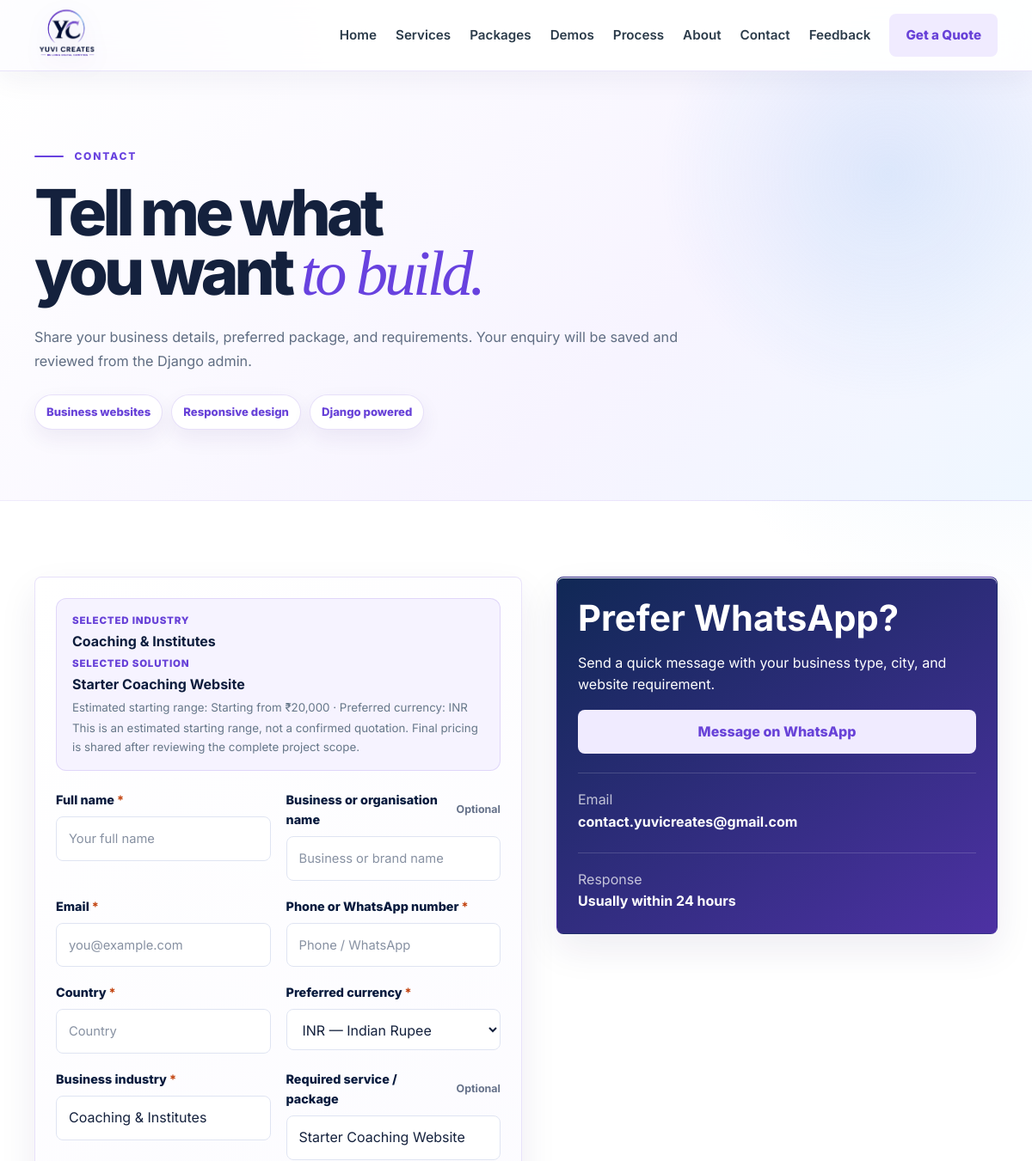
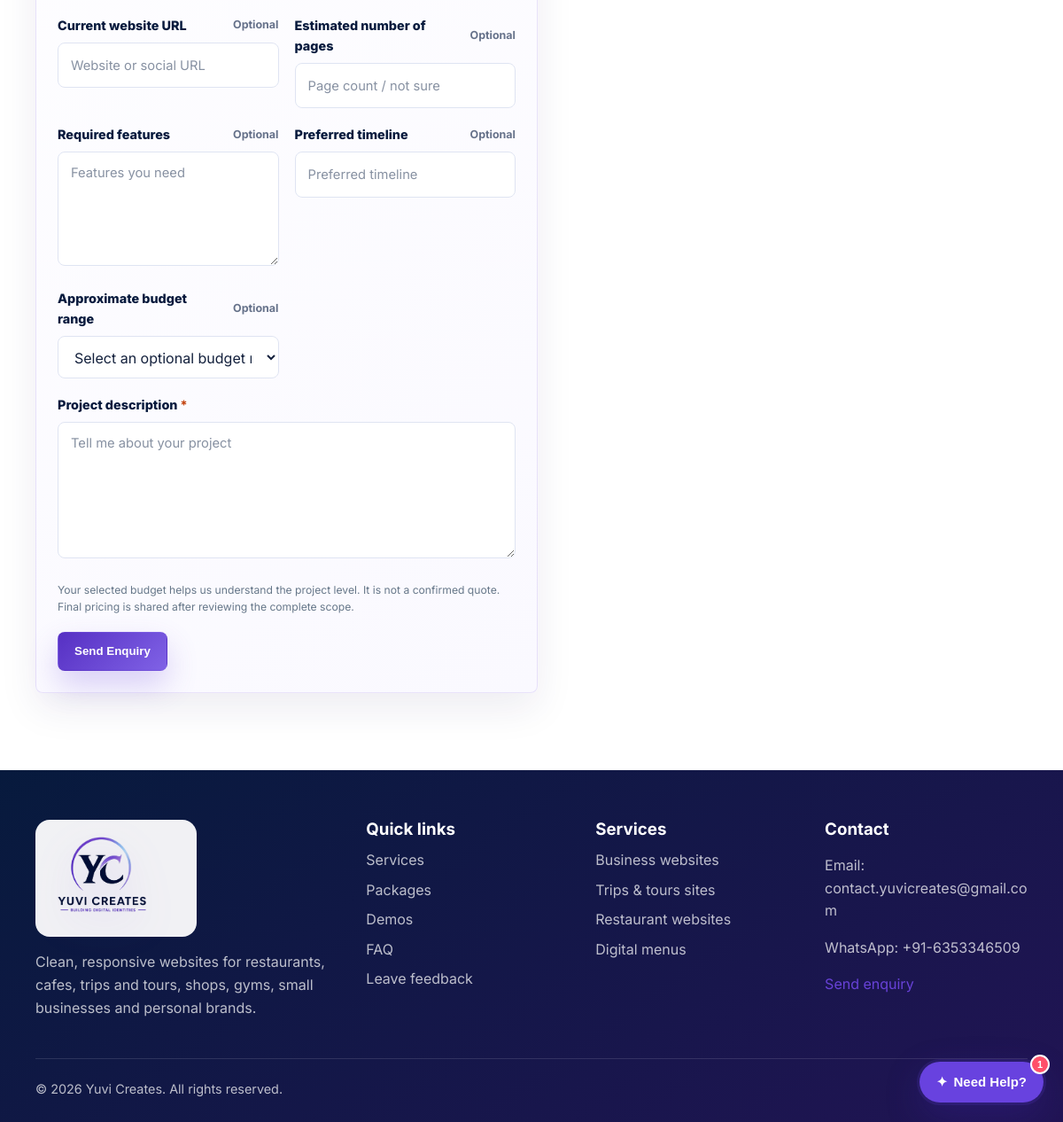
Screenshot of /contact/?package=39&industry=coaching-institute&market=IN with the database file from the repository (2 pictures, top to bottom).
### core/models.py (models this page shows, shortened)
class Industry(models.Model):
    title = models.CharField(max_length=120)
    slug = models.SlugField(max_length=120, unique=True)
    icon = models.CharField(max_length=12, blank=True)
    badge = models.CharField(max_length=40, blank=True)
    short_description = models.CharField(max_length=220)
    eyebrow = models.CharField(max_length=120)
    hero_heading = models.CharField(max_length=220)
    hero_text = models.TextField()
    accent = models.CharField(max_length=20, default="#6842d8")
    hero_image = models.ImageField(upload_to="industries/", blank=True)
    packages = models.ManyToManyField(Package, blank=True, related_name="industries")
    demos = models.ManyToManyField(PortfolioProject, blank=True, related_name="industries")
    faq = models.TextField(blank=True, help_text="One question and answer per line, separated with |")
    is_active = models.BooleanField(default=True)
    order = models.PositiveSmallIntegerField(default=0)
    class Meta:
        ordering = ["order", "title"]
        verbose_name_plural = "Industries"

class Package(models.Model):
    class PublicPricingType(models.TextChoices):
        CUSTOM_QUOTE = "CUSTOM_QUOTE", "Custom Quote"
        TAILORED = "TAILORED", "Tailored Pricing"
        SCOPE_BASED = "SCOPE_BASED", "Scope-Based Pricing"
        STARTING_ON_REQUEST = "STARTING_ON_REQUEST", "Starting price available on request"
    title = models.CharField(max_length=160)
    category = models.CharField(max_length=120, blank=True)
    price = models.CharField(max_length=80)
    short_description = models.TextField()
    included_features = models.TextField(help_text="One feature per line.")
    scope_limits = models.TextField(blank=True, help_text="One scope limit per line.")
    summary = models.TextField(blank=True)
    is_featured = models.BooleanField(default=False)
    public_pricing_type = models.CharField(
        max_length=30,
        choices=PublicPricingType.choices,
        default=PublicPricingType.CUSTOM_QUOTE,
        help_text="Public label only. Internal INR pricing remains in the Price field.",
    )
    order = models.PositiveIntegerField(default=0)
    class Meta:
        ordering = ["order", "title"]

class PackageMarketPrice(models.Model):
    class Market(models.TextChoices):
        INDIA = "IN", "India — INR"
        US_INTERNATIONAL = "US_INTL", "United States / International — USD"
        UNITED_KINGDOM = "UK", "United Kingdom — GBP"
        AUSTRALIA = "AU", "Australia — AUD"
        CANADA = "CA", "Canada — CAD"
    class PricingMode(models.TextChoices):
        RANGE = "RANGE", "Price range"
        STARTING_FROM = "STARTING_FROM", "Starting from"
    package = models.ForeignKey(Package, on_delete=models.CASCADE, related_name="market_prices")
    market_code = models.CharField(max_length=12, choices=Market.choices)
    currency_code = models.CharField(max_length=3)
    currency_symbol = models.CharField(max_length=4)
    min_price = models.DecimalField(max_digits=12, decimal_places=0)
    max_price = models.DecimalField(max_digits=12, decimal_places=0, blank=True, null=True)
    pricing_mode = models.CharField(max_length=20, choices=PricingMode.choices, default=PricingMode.RANGE)
    is_active = models.BooleanField(default=True)
    display_order = models.PositiveSmallIntegerField(default=0)
    class Meta:
        ordering = ["display_order", "market_code"]
        constraints = [models.UniqueConstraint(fields=["package", "market_code"], name="unique_package_market_price")]
    def _format_amount(self, amount):
        value = f"{amount:.0f}"
        if self.currency_code != "INR" or len(value) <= 3:
            return f"{int(value):,}"
        tail = value[-3:]
        head = value[:-3]
        groups = []
        while head:
            groups.insert(0, head[-2:])
            head = head[:-2]
        return f"{','.join(groups)},{tail}"
    @property
    def public_label(self):
        minimum = f"{self.currency_symbol}{self._format_amount(self.min_price)}"
        suffix = f" {self.currency_code}" if self.currency_code != "INR" else ""
        if self.pricing_mode == self.PricingMode.STARTING_FROM or not self.max_price:
            return f"Starting from {minimum}{suffix}"
        maximum = f"{self.currency_symbol}{self._format_amount(self.max_price)}"
        return f"{minimum} – {maximum}{suffix}"

### core/views.py (the view)
# urls.py: path("contact/", views.contact, name="contact"),
def contact(request):
    ensure_default_content()
    selected_package = Package.objects.filter(pk=request.GET.get("package")).first() if request.GET.get("package") else None
    selected_industry = Industry.objects.filter(slug=request.GET.get("industry", ""), is_active=True).first()
    if selected_package and selected_industry and not selected_industry.packages.filter(pk=selected_package.pk).exists():
        selected_industry = None
    valid_markets = {value for value, label in PackageMarketPrice.Market.choices}
    selected_market = request.GET.get("market", PackageMarketPrice.Market.INDIA)
    if selected_market not in valid_markets:
        selected_market = PackageMarketPrice.Market.INDIA
    selected_market_price = None
    if selected_package:
        selected_market_price = selected_package.market_prices.filter(market_code=selected_market, is_active=True).first()
        if not selected_market_price:
            selected_market = PackageMarketPrice.Market.INDIA
            selected_market_price = selected_package.market_prices.filter(market_code=selected_market, is_active=True).first()
    if request.method == "POST":
        form = EnquiryForm(request.POST)
        if form.is_valid():
            enquiry = form.save(commit=False)
            if selected_package:
                enquiry.package_interested_in = selected_package.title
                enquiry.selected_market = selected_market
                enquiry.displayed_price_context = selected_market_price.public_label if selected_market_price else ""
                if selected_market_price:
                    enquiry.preferred_currency = selected_market_price.currency_code
            enquiry.save()
            messages.success(request, "Your enquiry has been sent. I will reply shortly on WhatsApp/email.")
            return redirect("contact")
    else:
        initial = {"package_interested_in": selected_package.title} if selected_package else {}
        if selected_industry:
            initial["business_type"] = selected_industry.title
        requested_service = request.GET.get("service", "").strip()
        enquiry_source = request.GET.get("source", "").strip()
        if requested_service and not selected_package:
            initial["package_interested_in"] = requested_service
            initial["business_type"] = requested_service
        if enquiry_source:
            initial["message"] = f"Enquiry source: {enquiry_source}"
        if selected_market_price:
            initial["preferred_currency"] = selected_market_price.currency_code
        form = EnquiryForm(initial=initial)
    return render(request, "contact.html", {"form": form, "selected_package": selected_package, "selected_industry": selected_industry, "selected_market": selected_market, "selected_market_price": selected_market_price})

### templates/contact.html (shortened to what this page needs)
{% extends "base.html" %}
{% load static %}
{% block body_class %}page-contact{% endblock %}
{% block extra_head %}<link rel="stylesheet" href="{% static 'css/pages/contact.css' %}">{% endblock %}
{% block content %}
<section class="page-hero section">
    <div class="container narrow">
        <p class="eyebrow">Contact</p>
        <h1>Tell me what you want <em>to build.</em></h1>
        <p class="lead">Share your business details, preferred package, and requirements. Your enquiry will be saved and reviewed from the Django admin.</p>
        <div class="contact-hero-points" aria-label="Yuvi Creates service highlights"><span>Business websites</span><span>Responsive design</span><span>Django powered</span></div>
    </div>
</section>
<section class="section">
    <div class="container contact-grid">
        <form class="form-card" method="post">
            {% if selected_package %}
                <div class="selected-solution-summary">
                    {% if selected_industry %}<span>Selected industry</span><strong>{{ selected_industry.title }}</strong>{% endif %}
                    <span>Selected solution</span>
                    <strong>{{ selected_package.title }}</strong>
                    {% if selected_market_price %}<small>Estimated starting range: {{ selected_market_price.public_label }} · Preferred currency: {{ selected_market_price.currency_code }}</small>{% endif %}
                    <small>This is an estimated starting range, not a confirmed quotation. Final pricing is shared after reviewing the complete project scope.</small>
                </div>
            {% endif %}
            <div class="form-grid">
                {% for field in form %}
                    <label {% if field.name == "message" %}class="span-2"{% endif %}>
                        <span class="field-label">
                            <span>{{ field.label }}{% if field.field.required %}<strong class="required-star">*</strong>{% endif %}</span>
                            {% if not field.field.required %}<em>Optional</em>{% endif %}
                        </span>
                        {{ field }}
                    </label>
                {% endfor %}
            </div>
            <p class="budget-disclaimer">Your selected budget helps us understand the project level. It is not a confirmed quote. Final pricing is shared after reviewing the complete scope.</p>
            <button class="btn btn-primary" type="submit">Send Enquiry</button>
        </form>
        <aside class="contact-panel">
            <h2>Prefer WhatsApp?</h2>
            <p>Send a quick message with your business type, city, and website requirement.</p>
            <a class="btn btn-whatsapp wide" href="https://wa.me/916353346509" target="_blank" rel="noreferrer">Message on WhatsApp</a>
            <div class="contact-detail">
                <span>Email</span>
                <strong>contact.yuvicreates@gmail.com</strong>
            </div>
            <div class="contact-detail">
                <span>Response</span>
                <strong>Usually within 24 hours</strong>
            </div>
        </aside>
    </div>
</section>
{% endblock %}

### static/css/style.css (style rules this page uses)
:root { --navy: #071827; --navy-2: #10263a; --ink: #172330; --muted: #667789; --line: #dfe7ec; --paper: #ffffff; --soft: #f5f8f7; --gold: #d4a64a; --gold-soft: #fff3d8; --green: #168766; --green-soft: #e7f6f0; --shadow: 0 24px 70px rgba(7, 24, 39, 0.12); }
* { box-sizing: border-box; }
html { scroll-behavior: smooth; }
body { margin: 0; font-family: "Inter", system-ui, -apple-system, BlinkMacSystemFont, "Segoe UI", sans-serif; color: var(--ink); background: var(--paper); line-height: 1.6; }
a { color: inherit; text-decoration: none; }
.container { width: min(1120px, calc(100% - 32px)); margin: 0 auto; }
.narrow { max-width: 780px; }
.section { padding: 88px 0; }
.btn { display: inline-flex; align-items: center; justify-content: center; min-height: 44px; padding: 12px 18px; border-radius: 8px; border: 1px solid transparent; font-weight: 800; cursor: pointer; transition: transform 0.2s ease, box-shadow 0.2s ease, background 0.2s ease; }
.btn-primary { background: var(--green); color: #fff; box-shadow: 0 16px 34px rgba(22, 135, 102, 0.24); }
.btn-whatsapp { background: var(--green-soft); color: var(--green); }
.wide { width: 100%; }
.hero-grid, .about-grid, .contact-grid, .checkout-grid, .value-grid, .split, .process-preview { display: grid; gap: 40px; align-items: center; }
.hero-grid, .about-grid, .contact-grid, .checkout-grid, .value-grid { grid-template-columns: minmax(0, 1.05fr) minmax(320px, 0.95fr); }
.hero h1, .page-hero h1 { margin: 0; font-size: clamp(2.35rem, 6vw, 4.5rem); line-height: 1.02; letter-spacing: 0; }
.hero .lead, .page-hero .lead { color: rgba(255, 255, 255, 0.78); font-size: 1.15rem; max-width: 700px; }
.page-hero { background: var(--navy); color: #fff; padding: 76px 0; }
.eyebrow { margin: 0 0 12px; color: var(--gold); font-weight: 800; text-transform: uppercase; letter-spacing: 0.08em; font-size: 0.78rem; }
h1, h2, h3, h4, p { overflow-wrap: anywhere; }
h2 { margin: 0 0 12px; color: var(--navy); font-size: clamp(1.8rem, 4vw, 2.6rem); line-height: 1.12; letter-spacing: 0; }
.service-card, .industry-card, .testimonial-card, .price-card, .portfolio-card, .form-card, .summary-card, .contact-panel, .note-box, .status-card, .faq-item, .timeline article { background: #fff; border: 1px solid var(--line); border-radius: 8px; padding: 24px; box-shadow: 0 12px 34px rgba(7, 24, 39, 0.06); }
.form-grid { display: grid; grid-template-columns: repeat(2, minmax(0, 1fr)); gap: 18px; }
label span { display: block; margin-bottom: 7px; color: var(--navy); font-weight: 800; font-size: 0.9rem; }
.span-2 { grid-column: 1 / -1; }
.form-control, select, textarea { width: 100%; min-height: 46px; border: 1px solid var(--line); border-radius: 8px; padding: 12px 14px; font: inherit; color: var(--ink); background: #fff; }
textarea { resize: vertical; }
.contact-panel { align-self: start; background: var(--navy); color: #fff; }
.contact-panel h2, .contact-panel strong, .contact-panel span { color: #fff; }
.contact-detail { margin-top: 22px; padding-top: 18px; border-top: 1px solid rgba(255, 255, 255, 0.16); }
.contact-detail span { display: block; opacity: 0.72; }
.field-label { display: flex; align-items: center; justify-content: space-between; gap: 12px; margin-bottom: 8px; color: var(--navy); font-weight: 800; font-size: 0.9rem; }
.field-label span { display: inline; margin: 0; color: inherit; font: inherit; }
.required-star { margin-left: 3px; color: #c2410c; }
.field-label em { flex: 0 0 auto; display: inline-flex; color: var(--muted); font-size: 0.78rem; font-style: normal; font-weight: 700; }

### rows the page displays
Industry: title "Coaching & Institutes"
Package: title "Starter Coaching Website"
PackageMarketPrice: public_label "Starting from ₹20,000", currency_code "INR"

### other values shown
{{ field.label }} "Full name" "Business or organisation name" "Email" "Phone or WhatsApp number" "Country" "Preferred currency" "Business industry" "Required service / package" "Current website URL" "Estimated number of pages" "Required features" "Preferred timeline" "Approximate budget range" "Project description"
